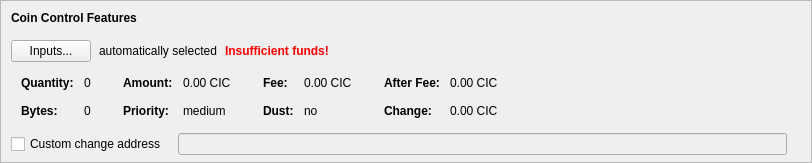
    <widget class="QFrame" name="frameCoinControl">
     <property name="sizePolicy">
      <sizepolicy hsizetype="Expanding" vsizetype="Expanding">
       <horstretch>0</horstretch>
       <verstretch>0</verstretch>
      </sizepolicy>
     </property>
     <property name="maximumSize">
      <size>
       <width>16777215</width>
       <height>16777215</height>
      </size>
     </property>
     <property name="frameShape">
      <enum>QFrame::StyledPanel</enum>
     </property>
     <property name="frameShadow">
      <enum>QFrame::Sunken</enum>
     </property>
     <layout class="QVBoxLayout" name="verticalLayoutCoinControl2">
      <property name="spacing">
       <number>0</number>
      </property>
      <property name="leftMargin">
       <number>0</number>
      </property>
      <property name="topMargin">
       <number>0</number>
      </property>
      <property name="rightMargin">
       <number>0</number>
      </property>
      <property name="bottomMargin">
       <number>6</number>
      </property>
      <item>
       <layout class="QVBoxLayout" name="verticalLayoutCoinControl" stretch="0,0,0,0,1">
        <property name="spacing">
         <number>0</number>
        </property>
        <property name="leftMargin">
         <number>10</number>
        </property>
        <property name="topMargin">
         <number>10</number>
        </property>
        <item>
         <layout class="QHBoxLayout" name="horizontalLayoutCoinControl1">
          <property name="bottomMargin">
           <number>15</number>
          </property>
          <item>
           <widget class="QLabel" name="labelCoinControlFeatures">
            <property name="sizePolicy">
             <sizepolicy hsizetype="Preferred" vsizetype="Maximum">
              <horstretch>0</horstretch>
              <verstretch>0</verstretch>
             </sizepolicy>
            </property>
            <property name="font">
             <font>
              <weight>75</weight>
              <bold>true</bold>
             </font>
            </property>
            <property name="styleSheet">
             <string notr="true">font-weight:bold;</string>
            </property>
            <property name="text">
             <string>Coin Control Features</string>
            </property>
           </widget>
          </item>
         </layout>
        </item>
        <item>
         <layout class="QHBoxLayout" name="horizontalLayoutCoinControl2" stretch="0,0,0,0">
          <property name="spacing">
           <number>8</number>
          </property>
          <property name="bottomMargin">
           <number>10</number>
          </property>
          <item>
           <widget class="QPushButton" name="pushButtonCoinControl">
            <property name="styleSheet">
             <string notr="true"/>
            </property>
            <property name="text">
             <string>Inputs...</string>
            </property>
            <property name="autoDefault">
             <bool>false</bool>
            </property>
           </widget>
          </item>
          <item>
           <widget class="QLabel" name="labelCoinControlAutomaticallySelected">
            <property name="text">
             <string>automatically selected</string>
            </property>
            <property name="margin">
             <number>5</number>
            </property>
           </widget>
          </item>
          <item>
           <widget class="QLabel" name="labelCoinControlInsuffFunds">
            <property name="font">
             <font>
              <weight>75</weight>
              <bold>true</bold>
             </font>
            </property>
            <property name="styleSheet">
             <string notr="true">color:red;font-weight:bold;</string>
            </property>
            <property name="text">
             <string>Insufficient funds!</string>
            </property>
            <property name="margin">
             <number>5</number>
            </property>
           </widget>
          </item>
          <item>
           <spacer name="horizontalSpacerCoinControl">
            <property name="orientation">
             <enum>Qt::Horizontal</enum>
            </property>
            <property name="sizeHint" stdset="0">
             <size>
              <width>40</width>
              <height>1</height>
             </size>
            </property>
           </spacer>
          </item>
         </layout>
        </item>
        <item>
         <widget class="QWidget" name="widgetCoinControl" native="true">
          <property name="sizePolicy">
           <sizepolicy hsizetype="Preferred" vsizetype="Preferred">
            <horstretch>0</horstretch>
            <verstretch>0</verstretch>
           </sizepolicy>
          </property>
          <property name="minimumSize">
           <size>
            <width>0</width>
            <height>0</height>
           </size>
          </property>
          <property name="styleSheet">
           <string notr="true"/>
          </property>
          <layout class="QHBoxLayout" name="horizontalLayoutCoinControl5">
           <property name="leftMargin">
            <number>0</number>
           </property>
           <property name="topMargin">
            <number>0</number>
           </property>
           <property name="rightMargin">
            <number>0</number>
           </property>
           <property name="bottomMargin">
            <number>0</number>
           </property>
           <item>
            <layout class="QHBoxLayout" name="horizontalLayoutCoinControl3" stretch="0,0,0,1">
             <property name="spacing">
              <number>20</number>
             </property>
             <property name="topMargin">
              <number>0</number>
             </property>
             <property name="bottomMargin">
              <number>10</number>
             </property>
             <item>
              <layout class="QFormLayout" name="formLayoutCoinControl1">
               <property name="horizontalSpacing">
                <number>10</number>
               </property>
               <property name="verticalSpacing">
                <number>14</number>
               </property>
               <property name="leftMargin">
                <number>10</number>
               </property>
               <property name="topMargin">
                <number>4</number>
               </property>
               <property name="rightMargin">
                <number>6</number>
               </property>
               <item row="0" column="0">
                <widget class="QLabel" name="labelCoinControlQuantityText">
                 <property name="font">
                  <font>
                   <weight>75</weight>
                   <bold>true</bold>
                  </font>
                 </property>
                 <property name="text">
                  <string>Quantity:</string>
                 </property>
                 <property name="margin">
                  <number>0</number>
                 </property>
                </widget>
               </item>
               <item row="0" column="1">
                <widget class="QLabel" name="labelCoinControlQuantity">
                 <property name="cursor">
                  <cursorShape>IBeamCursor</cursorShape>
                 </property>
                 <property name="contextMenuPolicy">
                  <enum>Qt::ActionsContextMenu</enum>
                 </property>
                 <property name="text">
                  <string notr="true">0</string>
                 </property>
                 <property name="margin">
                  <number>0</number>
                 </property>
                 <property name="textInteractionFlags">
                  <set>Qt::LinksAccessibleByMouse|Qt::TextSelectableByKeyboard|Qt::TextSelectableByMouse</set>
                 </property>
                </widget>
               </item>
               <item row="1" column="0">
                <widget class="QLabel" name="labelCoinControlBytesText">
                 <property name="font">
                  <font>
                   <weight>75</weight>
                   <bold>true</bold>
                  </font>
                 </property>
                 <property name="text">
                  <string>Bytes:</string>
                 </property>
                </widget>
               </item>
               <item row="1" column="1">
                <widget class="QLabel" name="labelCoinControlBytes">
                 <property name="cursor">
                  <cursorShape>IBeamCursor</cursorShape>
                 </property>
                 <property name="contextMenuPolicy">
                  <enum>Qt::ActionsContextMenu</enum>
                 </property>
                 <property name="text">
                  <string notr="true">0</string>
                 </property>
                 <property name="textInteractionFlags">
                  <set>Qt::LinksAccessibleByMouse|Qt::TextSelectableByKeyboard|Qt::TextSelectableByMouse</set>
                 </property>
                </widget>
               </item>
              </layout>
             </item>
             <item>
              <layout class="QFormLayout" name="formLayoutCoinControl2">
               <property name="horizontalSpacing">
                <number>10</number>
               </property>
               <property name="verticalSpacing">
                <number>14</number>
               </property>
               <property name="leftMargin">
                <number>6</number>
               </property>
               <property name="topMargin">
                <number>4</number>
               </property>
               <property name="rightMargin">
                <number>6</number>
               </property>
               <item row="0" column="0">
                <widget class="QLabel" name="labelCoinControlAmountText">
                 <property name="font">
                  <font>
                   <weight>75</weight>
                   <bold>true</bold>
                  </font>
                 </property>
                 <property name="text">
                  <string>Amount:</string>
                 </property>
                 <property name="margin">
                  <number>0</number>
                 </property>
                </widget>
               </item>
               <item row="0" column="1">
                <widget class="QLabel" name="labelCoinControlAmount">
                 <property name="cursor">
                  <cursorShape>IBeamCursor</cursorShape>
                 </property>
                 <property name="contextMenuPolicy">
                  <enum>Qt::ActionsContextMenu</enum>
                 </property>
                 <property name="text">
                  <string notr="true">0.00 CIC</string>
                 </property>
                 <property name="textInteractionFlags">
                  <set>Qt::LinksAccessibleByMouse|Qt::TextSelectableByKeyboard|Qt::TextSelectableByMouse</set>
                 </property>
                </widget>
               </item>
               <item row="1" column="0">
                <widget class="QLabel" name="labelCoinControlPriorityText">
                 <property name="font">
                  <font>
                   <weight>75</weight>
                   <bold>true</bold>
                  </font>
                 </property>
                 <property name="text">
                  <string>Priority:</string>
                 </property>
                </widget>
               </item>
               <item row="1" column="1">
                <widget class="QLabel" name="labelCoinControlPriority">
                 <property name="cursor">
                  <cursorShape>IBeamCursor</cursorShape>
                 </property>
                 <property name="contextMenuPolicy">
                  <enum>Qt::ActionsContextMenu</enum>
                 </property>
                 <property name="text">
                  <string notr="true">medium</string>
                 </property>
                 <property name="textInteractionFlags">
                  <set>Qt::LinksAccessibleByMouse|Qt::TextSelectableByKeyboard|Qt::TextSelectableByMouse</set>
                 </property>
                </widget>
               </item>
              </layout>
             </item>
             <item>
              <layout class="QFormLayout" name="formLayoutCoinControl3">
               <property name="horizontalSpacing">
                <number>10</number>
               </property>
               <property name="verticalSpacing">
                <number>14</number>
               </property>
               <property name="leftMargin">
                <number>6</number>
               </property>
               <property name="topMargin">
                <number>4</number>
               </property>
               <property name="rightMargin">
                <number>6</number>
               </property>
               <item row="0" column="0">
                <widget class="QLabel" name="labelCoinControlFeeText">
                 <property name="font">
                  <font>
                   <weight>75</weight>
                   <bold>true</bold>
                  </font>
                 </property>
                 <property name="text">
                  <string>Fee:</string>
                 </property>
                 <property name="margin">
                  <number>0</number>
                 </property>
                </widget>
               </item>
               <item row="0" column="1">
                <widget class="QLabel" name="labelCoinControlFee">
                 <property name="cursor">
                  <cursorShape>IBeamCursor</cursorShape>
                 </property>
                 <property name="contextMenuPolicy">
                  <enum>Qt::ActionsContextMenu</enum>
                 </property>
                 <property name="text">
                  <string notr="true">0.00 CIC</string>
                 </property>
                 <property name="textInteractionFlags">
                  <set>Qt::LinksAccessibleByMouse|Qt::TextSelectableByKeyboard|Qt::TextSelectableByMouse</set>
                 </property>
                </widget>
               </item>
               <item row="1" column="0">
                <widget class="QLabel" name="labelCoinControlLowOutputText">
                 <property name="font">
                  <font>
                   <weight>75</weight>
                   <bold>true</bold>
                  </font>
                 </property>
                 <property name="text">
                  <string>Dust:</string>
                 </property>
                </widget>
               </item>
               <item row="1" column="1">
                <widget class="QLabel" name="labelCoinControlLowOutput">
                 <property name="cursor">
                  <cursorShape>IBeamCursor</cursorShape>
                 </property>
                 <property name="contextMenuPolicy">
                  <enum>Qt::ActionsContextMenu</enum>
                 </property>
                 <property name="text">
                  <string notr="true">no</string>
                 </property>
                 <property name="textInteractionFlags">
                  <set>Qt::LinksAccessibleByMouse|Qt::TextSelectableByKeyboard|Qt::TextSelectableByMouse</set>
                 </property>
                </widget>
               </item>
              </layout>
             </item>
             <item>
              <layout class="QFormLayout" name="formLayoutCoinControl4">
               <property name="horizontalSpacing">
                <number>10</number>
               </property>
               <property name="verticalSpacing">
                <number>14</number>
               </property>
               <property name="leftMargin">
                <number>6</number>
               </property>
               <property name="topMargin">
                <number>4</number>
               </property>
               <property name="rightMargin">
                <number>6</number>
               </property>
               <item row="0" column="0">
                <widget class="QLabel" name="labelCoinControlAfterFeeText">
                 <property name="font">
                  <font>
                   <weight>75</weight>
                   <bold>true</bold>
                  </font>
                 </property>
                 <property name="text">
                  <string>After Fee:</string>
                 </property>
                 <property name="margin">
                  <number>0</number>
                 </property>
                </widget>
               </item>
               <item row="0" column="1">
                <widget class="QLabel" name="labelCoinControlAfterFee">
                 <property name="cursor">
                  <cursorShape>IBeamCursor</cursorShape>
                 </property>
                 <property name="contextMenuPolicy">
                  <enum>Qt::ActionsContextMenu</enum>
                 </property>
                 <property name="text">
                  <string notr="true">0.00 CIC</string>
                 </property>
                 <property name="textInteractionFlags">
                  <set>Qt::LinksAccessibleByMouse|Qt::TextSelectableByKeyboard|Qt::TextSelectableByMouse</set>
                 </property>
                </widget>
               </item>
               <item row="1" column="0">
                <widget class="QLabel" name="labelCoinControlChangeText">
                 <property name="font">
                  <font>
                   <weight>75</weight>
                   <bold>true</bold>
                  </font>
                 </property>
                 <property name="text">
                  <string>Change:</string>
                 </property>
                </widget>
               </item>
               <item row="1" column="1">
                <widget class="QLabel" name="labelCoinControlChange">
                 <property name="cursor">
                  <cursorShape>IBeamCursor</cursorShape>
                 </property>
                 <property name="contextMenuPolicy">
                  <enum>Qt::ActionsContextMenu</enum>
                 </property>
                 <property name="text">
                  <string notr="true">0.00 CIC</string>
                 </property>
                 <property name="textInteractionFlags">
                  <set>Qt::LinksAccessibleByMouse|Qt::TextSelectableByKeyboard|Qt::TextSelectableByMouse</set>
                 </property>
                </widget>
               </item>
              </layout>
             </item>
            </layout>
           </item>
          </layout>
         </widget>
        </item>
        <item>
         <layout class="QHBoxLayout" name="horizontalLayoutCoinControl4" stretch="0,0,0">
          <property name="spacing">
           <number>12</number>
          </property>
          <property name="sizeConstraint">
           <enum>QLayout::SetDefaultConstraint</enum>
          </property>
          <property name="topMargin">
           <number>5</number>
          </property>
          <property name="rightMargin">
           <number>5</number>
          </property>
          <item>
           <widget class="QCheckBox" name="checkBoxCoinControlChange">
            <property name="toolTip">
             <string>If this is activated, but the change address is empty or invalid, change will be sent to a newly generated address.</string>
            </property>
            <property name="text">
             <string>Custom change address</string>
            </property>
           </widget>
          </item>
          <item>
           <widget class="QValidatedLineEdit" name="lineEditCoinControlChange">
            <property name="enabled">
             <bool>false</bool>
            </property>
            <property name="sizePolicy">
             <sizepolicy hsizetype="Expanding" vsizetype="Fixed">
              <horstretch>0</horstretch>
              <verstretch>0</verstretch>
             </sizepolicy>
            </property>
           </widget>
          </item>
          <item>
           <widget class="QLabel" name="labelCoinControlChangeLabel">
            <property name="sizePolicy">
             <sizepolicy hsizetype="Preferred" vsizetype="Expanding">
              <horstretch>0</horstretch>
              <verstretch>0</verstretch>
             </sizepolicy>
            </property>
            <property name="minimumSize">
             <size>
              <width>0</width>
              <height>0</height>
             </size>
            </property>
            <property name="text">
             <string/>
            </property>
            <property name="margin">
             <number>3</number>
            </property>
           </widget>
          </item>
         </layout>
        </item>
        <item>
         <spacer name="verticalSpacerCoinControl">
          <property name="orientation">
           <enum>Qt::Vertical</enum>
          </property>
          <property name="sizeHint" stdset="0">
           <size>
            <width>800</width>
            <height>1</height>
           </size>
          </property>
         </spacer>
        </item>
       </layout>
      </item>
     </layout>
    </widget>
